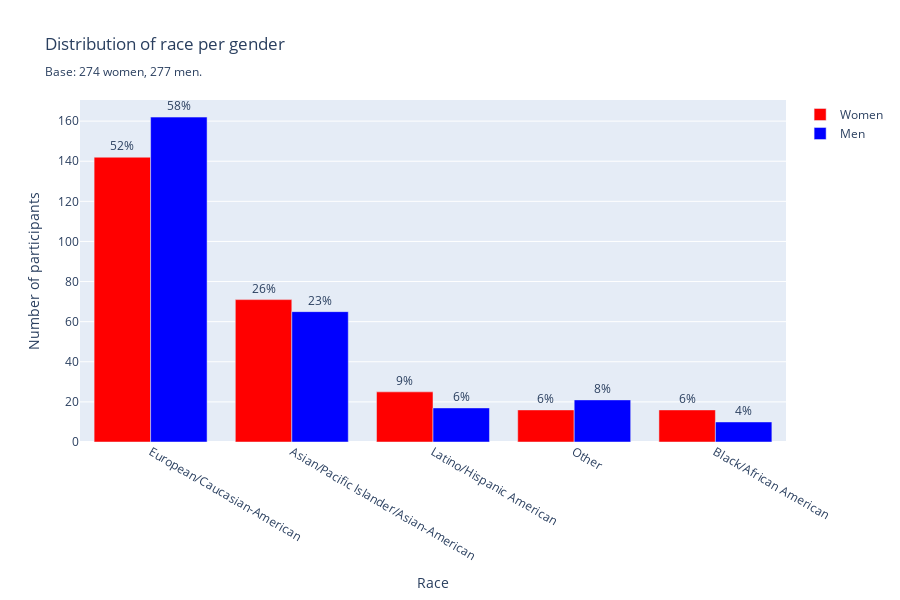

The notebook cell saved with this chart:
### Code cell
# Mapping for race and gender
race_mapping = {
    1: 'Black/African American',
    2: 'European/Caucasian-American',
    3: "Latino/Hispanic American",
    4: "Asian/Pacific Islander/Asian-American",
    5: 'Native American',
    6: 'Other'
}
df_unique["Participant's_race"] = df_unique['race'].map(race_mapping)

gender_mapping = {0: 'Women', 1: 'Men'}
df_unique['gender_label'] = df_unique['gender'].map(gender_mapping)

# Grouping by race and gender
race_gender_counts = df_unique.groupby(['Participant\'s_race', 'gender_label']).size().reset_index(name='count')

# Calculating percentages
total_men = len(df_unique[df_unique['gender_label'] == 'Men'])
total_women = len(df_unique[df_unique['gender_label'] == 'Women'])

race_gender_counts['percentage'] = race_gender_counts.apply(
    lambda row: f"{row['count'] / total_men * 100:.0f}%" if row['gender_label'] == 'Men'
    else f"{row['count'] / total_women * 100:.0f}%",
    axis=1
)

# Sort the data by total number of participants (men + women)
race_gender_counts_total = race_gender_counts.groupby('Participant\'s_race')['count'].sum().reset_index()
race_gender_counts_total = race_gender_counts_total.sort_values('count', ascending=False)

# Reorder data for men and women by the sorted race order
race_gender_counts = race_gender_counts.set_index('Participant\'s_race').loc[race_gender_counts_total['Participant\'s_race']].reset_index()

# Create the plot
fig = go.Figure(data=[
    go.Bar(name='Women', x=race_gender_counts[race_gender_counts['gender_label'] == 'Women']['Participant\'s_race'],
           y=race_gender_counts[race_gender_counts['gender_label'] == 'Women']['count'],
           text=race_gender_counts[race_gender_counts['gender_label'] == 'Women']['percentage'],
           textposition='outside', marker_color='red'),
    go.Bar(name='Men', x=race_gender_counts[race_gender_counts['gender_label'] == 'Men']['Participant\'s_race'],
           y=race_gender_counts[race_gender_counts['gender_label'] == 'Men']['count'],
           text=race_gender_counts[race_gender_counts['gender_label'] == 'Men']['percentage'],
           textposition='outside', marker_color='blue')
])

# Update layout
fig.update_layout(
    barmode='group',
    title='Distribution of race per gender <br><sub>Base: 274 women, 277 men.',
    xaxis_title='Race',
    yaxis_title='Number of participants',
    width=900,
    height=600
)

# Show the plot
fig.show()

### Figure 1 — Plotly figure (JSON) as saved in the notebook; plotly's stock layout.template omitted (floating-point values rounded to 4 significant figures)
{"data": [{"marker": {"color": "red"}, "name": "Women", "text": ["52%", "26%", "9%", "6%", "6%"], "textposition": "outside", "type": "bar", "x": ["European/Caucasian-American", "Asian/Pacific Islander/Asian-American", "Latino/Hispanic American", "Other", "Black/African American"], "y": [142, 71, 25, 16, 16]}, {"marker": {"color": "blue"}, "name": "Men", "text": ["58%", "23%", "6%", "8%", "4%"], "textposition": "outside", "type": "bar", "x": ["European/Caucasian-American", "Asian/Pacific Islander/Asian-American", "Latino/Hispanic American", "Other", "Black/African American"], "y": [162, 65, 17, 21, 10]}], "layout": {"barmode": "group", "height": 600, "title": {"text": "Distribution of race per gender <br><sub>Base: 274 women, 277 men."}, "width": 900, "xaxis": {"title": {"text": "Race"}}, "yaxis": {"title": {"text": "Number of participants"}}}}
